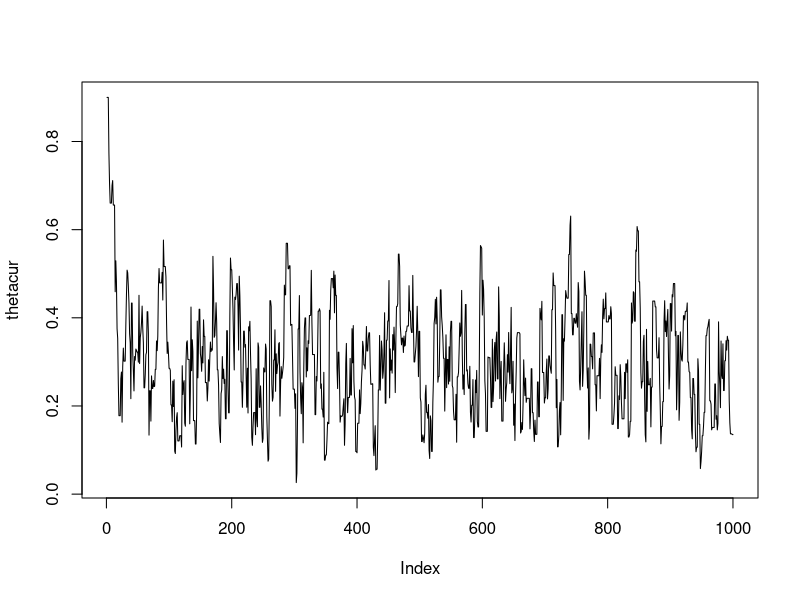
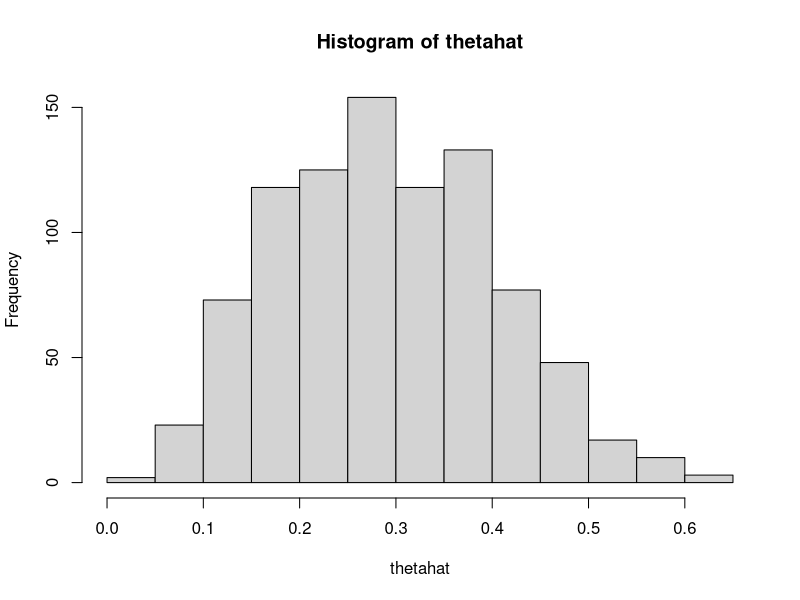

Write R code to recreate these figures, in order.
## ---- chunk 1
theta = 0.3

N = 10
y = list()
seed = 123
set.seed(seed)
y$rand = runif(n=N, min=0, max=1)
y$flip = y$rand
y$flip[y$flip < theta] = 0
y$flip[!(y$flip < theta)] = 1

z = sum(y$flip)

likelihood <- function(z, N, theta){
     # likelihood is assumed to be binomial
     # z = number of flipping head (for head =1, tail = 0)
     # N = number of trials
     # theta = biasness (theta = 0 for always flipping head)
     return( theta^(N-z) * (1.0 - theta)^z )
}

prior <- function(theta){
     # prior is assumed to be uniform (0,1)
     if (theta > 1.0 || theta < 0.0) { theta = 0.0 }
     return(theta)
}

posterior <- function(z, N, theta){
     # postetior \propto likelihook * prior
     return( likelihood(z=z, N=N, theta=theta) * prior(theta=theta) )
}

proposeSize <- function(n){
     # proposed walk size as N(0,0.1^2)
     return( rnorm(n=n, mean=0, sd=0.1) )
}

pmove <- function(thetapro, thetacur, z, N){
     # probability of walking
     postpro = posterior(z=z, N=N, theta=thetapro)
     postcur = posterior(z=z, N=N, theta=thetacur)
     return( min(1.0, postpro/postcur) )
}

update <- function(pmove){
     # update the parameter
     # return TRUE = move
     x = FALSE
     if (runif(n=1, min=0, max=1) < pmove) {x = TRUE}
     return(x)
}

iter = 1000
thetacur = c(0.9)
accept = c(TRUE)
size = proposeSize(n=iter)
for (i in 2:iter){
     thetapro = thetacur[i-1] + size[i-1]
     p = pmove(thetapro=thetapro, thetacur=thetacur[i-1], z=z, N=N)
     accept[i] = update(p)
     thetacur[i] = thetacur[i-1]
     if (accept[i]) {thetacur[i] = thetapro}
}
## ---- chunk 2
plot(thetacur, type="l")
thetahat = thetacur[100:length(thetacur)]
hist(thetahat)
summary(thetahat)
